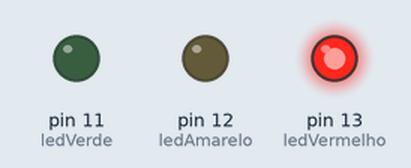
A sketch run on a simulated Arduino Uno, built with avr-gcc and run on an emulated ATmega328P. Parts: output pins drawn as LEDs (lit = HIGH).

Above: at 3.0 s.
At 6.2 s:
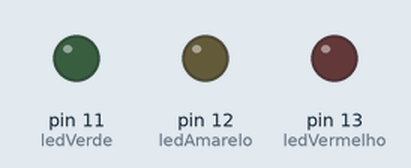
At 7.0 s:
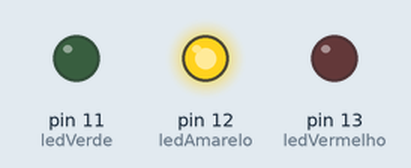
At 9.7 s:
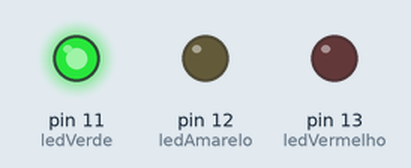
Timing chart, 0 to 15.5 s (numbered marks = the images above):
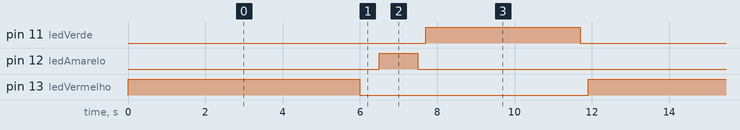

Measured:
- by itself, pin 11 (ledVerde): alternates HIGH for 4.0 s and LOW for 7.9 s
- by itself, pin 12 (ledAmarelo): alternates HIGH for 1.0 s and LOW for 10.9 s
- by itself, pin 13 (ledVermelho): alternates HIGH for 6.0 s and LOW for 5.9 s

The sketch:

semaforo.ino
```cpp
//variáveis
int ledVermelho = 13;
int ledAmarelo = 12;
int ledVerde = 11;

void setup() {
  // inicializa as variáveis e portas
  pinMode(ledVermelho, OUTPUT);
  pinMode(ledAmarelo, OUTPUT);
  pinMode(ledVerde, OUTPUT);
}

void loop() {

  //Acende o LED
  digitalWrite(ledVermelho, HIGH);
  //aguarda 6 segundos
  delay(6000);
  //Apaga o LED
  digitalWrite(ledVermelho, LOW);
  delay(500);

  //Acende o LED
  digitalWrite(ledAmarelo, HIGH);
  //aguarda 1 segundo
  delay(1000);
  //Apaga o LED
  digitalWrite(ledAmarelo, LOW);
  delay(200);

  //Acende o LED
  digitalWrite(ledVerde, HIGH);
  //aguarda 4 segundos
  delay(4000);
  //Apaga o LED
  digitalWrite(ledVerde, LOW);
  delay(200);


}
```
